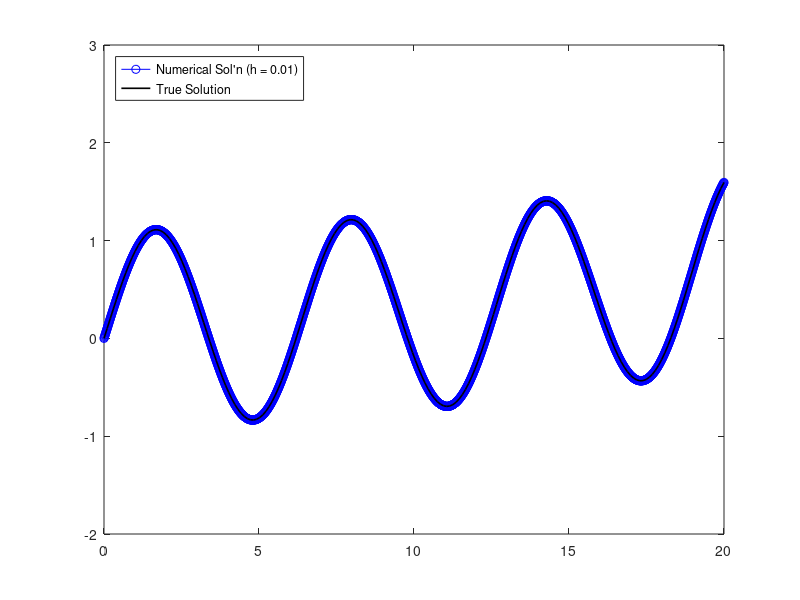

Write MATLAB code to recreate this figure.
f = @(x,y) 0.1*y + cos(x);                      % dy/dx = f(x,y)
h = 0.01; y0 = 0; x = 0:h:20;                   % Step size, I.C., x
if x(end) < 20, x = [x 20]; end
 
y = y0*ones(size(x));           % Initialize y
for j = 2:length(x)             % RK 4 method
    k1 = h*f(x(j-1), y(j-1));
    k2 = h*f(x(j-1)+h/2, y(j-1)+k1/2);
    k3 = h*f(x(j-1)+h/2, y(j-1)+k2/2);
    k4 = h*f(x(j-1)+h, y(j-1)+k3);
    y(j) = y(j-1) + (1/6)*(k1 + 2*k2 + 2*k3 + k4);
end
 
g = @(x) 0.099*exp(0.1*x) + 0.99*sin(x)...
    - 0.099*cos(x);                             % True solution, y(x)
xtrue = linspace(x(1),x(end),200);              % Equally spaced x points
ytrue = g(xtrue);                               % Compute true solution

clf; plot(x,y,'o-b'); hold on;                  % Plot numerical sol'n
plot(xtrue,ytrue,'k-','LineWidth',1.2);         % Plot true solution
hold off; axis([0 20 -2 3]);
legend(sprintf('Numerical Sol''n (h = %.2f)',h),...
    'True Solution','Location','northwest');


